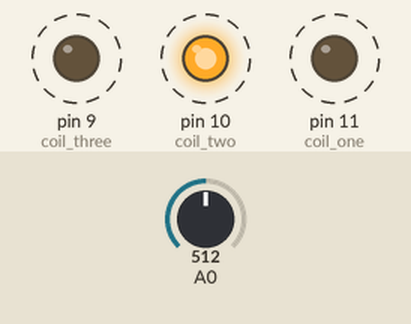
Simulated run of this sketch. Board: Arduino Uno, built with avr-gcc and run on an emulated ATmega328P. Shown: output pins drawn as LEDs (lit = HIGH). Dashed ring = blinking. The inputs (shaded band) are chosen by the test bench; at power-on: A0 = 512.

Above: at 2.96 s.
3.3 s: A0 set to 122
At 4.2 s:
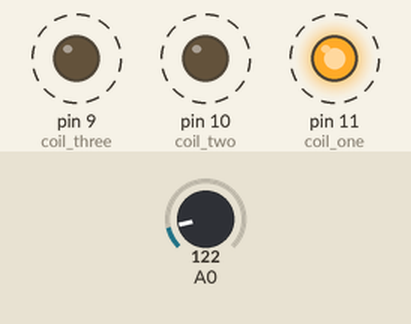
6.3 s: A0 set to 306
At 15.24 s:
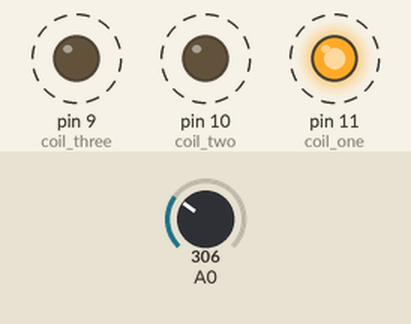
Timing chart, 0 to 15.3 s (numbered marks = the images above; inputs shaded):
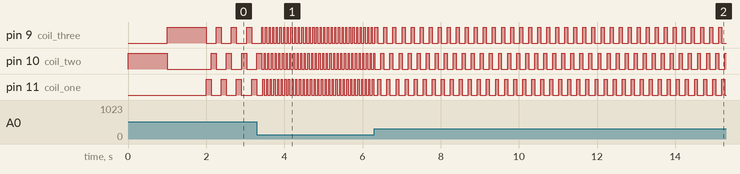

The sketch:

BFBLDC_motor_driver.ino
```cpp
// (licence header left out)
// coil pins:

int coil_one = 11;
int coil_two = 10;
int coil_three = 9;

// the setup routine runs once when you press reset:

void setup() {

  // initialize the digital pins as outputs.

  pinMode(coil_one, OUTPUT);
  pinMode(coil_two, OUTPUT);
  pinMode(coil_three, OUTPUT);

  //startup_sequence

  digitalWrite(coil_two, HIGH);
  delay(1000);
  digitalWrite(coil_two, LOW);
  digitalWrite(coil_three, HIGH);
  delay(1000);
  digitalWrite(coil_three, LOW);

}

// the loop routine runs over and over again forever:

void loop() {

  int throttle_position1 = .25*analogRead(0);  //  read the throttle position

  digitalWrite(coil_one, HIGH);   // turn the signal to coil set 1 on
  delay(throttle_position1);               // wait for the period determined by the position of the throttle
  digitalWrite(coil_one, LOW);    // turn the signal to coil 1 off by making the voltage LOW
  delay(1);               // time until energizing the next set of coils

  int throttle_position2 = .25*analogRead(0);

  digitalWrite(coil_two, HIGH);
  delay(throttle_position2);
  digitalWrite(coil_two, LOW);
  delay(1);

  int throttle_position3 = .25*analogRead(0);

  digitalWrite(coil_three, HIGH);
  delay(throttle_position3);
  digitalWrite(coil_three, LOW);
  delay(1);
}
```

Measured:
- after the input at 3.3 s, pin 9 (coil_three), pin 11 (coil_one): alternates HIGH for 0.03 s and LOW for 0.06 s, starting after 0.15 s; pin 10 (coil_two): alternates HIGH for 0.03 s and LOW for 0.06 s, starting after 0.18 s
- after the input at 6.3 s, pin 9 (coil_three), pin 11 (coil_one): alternates HIGH for 0.08 s and LOW for 0.16 s, starting after 0.09 s; pin 10 (coil_two): alternates HIGH for 0.08 s and LOW for 0.16 s, starting after 0.17 s
- by itself, pin 9 (coil_three), pin 11 (coil_one): alternates HIGH for 0.13 s and LOW for 0.26 s
- by itself, pin 10 (coil_two): repeats every 0.39 s: HIGH 0.13 s, LOW 0.26 s
